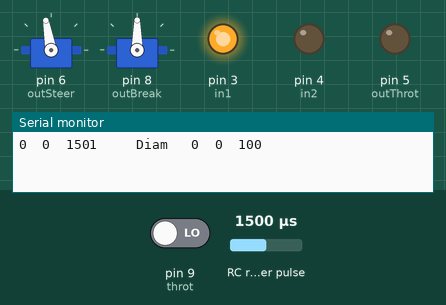
This sketch was run on a simulated Arduino Nano, built with avr-gcc and run on an emulated ATmega328P. Parts: 2 × servo, output pins drawn as LEDs (lit = HIGH), the last lines printed to the serial monitor. Wiring (inferred from the names in the program): RC receiver channel: data pin 10. The test bench sets the inputs (shaded band); at power-on: RC receiver pulse 1500 µs, pin 9 (throt) LOW.

Above: at 1.2 s.
1.3 s: RC receiver pulse (sensor on pin 10) set to 1020 µs
At 4.0 s:
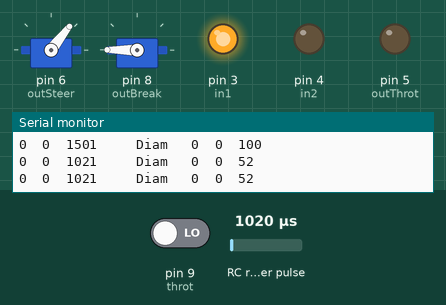
4.3 s: RC receiver pulse (sensor on pin 10) set to 1250 µs
At 6.2 s:
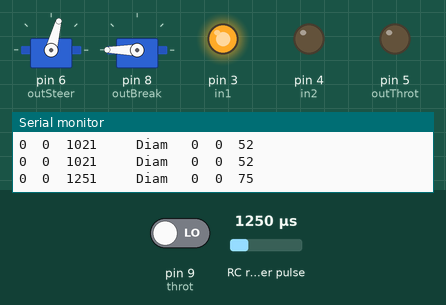
6.6 s: RC receiver pulse (sensor on pin 10) set to 1750 µs
At 8.2 s:
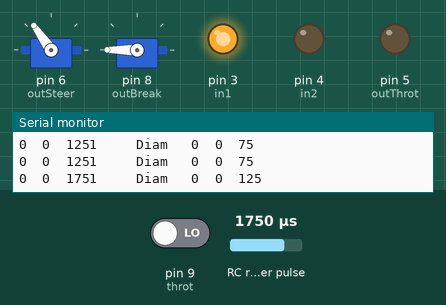
8.7 s: RC receiver pulse (sensor on pin 10) set to 1500 µs
At 10.3 s:
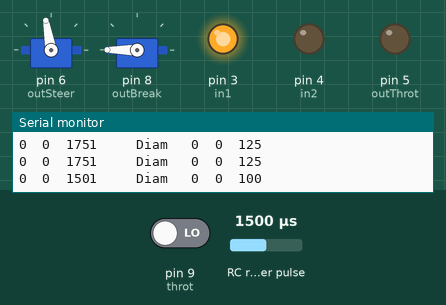
10.8 s: RC receiver pulse (sensor on pin 10) set to 1980 µs
At 12.4 s:
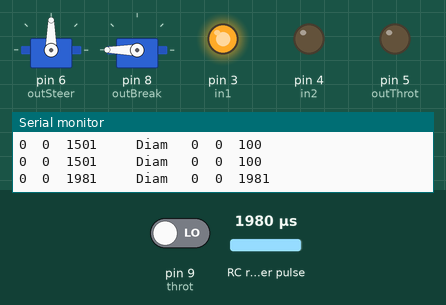
Timing chart, 0 to 13.9 s (numbered marks = the images above; inputs shaded):
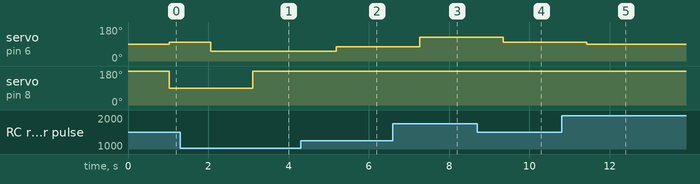

The sketch:

tractor.ino
```cpp
/*
 * Arduino Nano Old Bootloader
 */
#include <Servo.h>
//#include <Ultrasonic.h>

// Input
#define throt 9
#define steer 10

// Output
#define in1 3
#define in2 4
#define outThrot 5
#define outSteer 6
#define outBreak 8
#define breDefault 180
#define breAction 90

Servo sSer, sBre;
//Ultrasonic ultrasonic(A0, 11);
#define disPin 11
int distance;

void setup() {
  // put your setup code here, to run once:
  Serial.begin(9600);
  pinMode(disPin, INPUT);

  pinMode(throt, INPUT);
  pinMode(steer, INPUT);

  pinMode(in1, OUTPUT);
  pinMode(in2, OUTPUT);
  pinMode(outThrot, OUTPUT);

  sSer.attach(outSteer);
  sBre.attach(outBreak);

  digitalWrite(in1, HIGH);
  digitalWrite(in2, LOW);
  analogWrite(outThrot, 0);
  sSer.write(90);
  sBre.write(breDefault);
}

unsigned long pwmThrot = 0, pwmSteer = 0, delBreak = 0;
#define minPwmSteer 1000
#define maxPwmSteer 1900

#define minPwmThrot 980
#define trimPwmThrot 1470
#define maxPwmThrot 2000

void loop() {
  // ambil pwm throttle
  pwmThrot = pulseIn(throt, HIGH);
  delayMicroseconds(10);
  // ambil pwm steering
  pwmSteer = pulseIn(steer, HIGH);
  delayMicroseconds(10);
  // ambil nilai jarak
//  distance = ultrasonic.read();

  Serial.print((String) distance + '\t' + pwmThrot + '\t' + pwmSteer + '\t');

  // batasi dan ubah pwm steering
  if(pwmSteer >= minPwmSteer && pwmSteer <= maxPwmSteer){
    pwmSteer = map(pwmSteer, minPwmSteer, maxPwmSteer, 50, 140);
    sSer.write(pwmSteer);
  } else {
    sSer.write(90);
  }

  // batasi dan ubah pwm throttle
  if(pwmThrot >= minPwmThrot+50 && pwmThrot <= maxPwmThrot){
    if(pwmThrot > trimPwmThrot){
      // maju
      digitalWrite(in1, HIGH);
      digitalWrite(in2, LOW);
//      if(distance >= 30){
      if(digitalRead(disPin)){
        Serial.print("\t Maju \t");
        delBreak = millis();
        sBre.write(breDefault);
        pwmThrot = map(pwmThrot, trimPwmThrot, maxPwmThrot, 0,  255);
      } else {
        pwmThrot = 0;
        Serial.print("\t Halangan \t");
        if((unsigned long) millis()-delBreak <= 3000){
          sBre.write(breAction);
        } else {
          sBre.write(breDefault);
        }
      }
    } else {
      // mundur
      digitalWrite(in1, LOW);
      digitalWrite(in2, HIGH);
      sBre.write(breDefault);
      Serial.print("\t Mundur \t");
      pwmThrot = map(pwmThrot, trimPwmThrot, minPwmThrot, 0, 180);
    }
  } else {
    pwmThrot = 0;
    Serial.print("\t Diam \t");
    if((unsigned long) millis()-delBreak <= 3000){
      sBre.write(breAction);
    } else {
      sBre.write(breDefault);
    }
  }
  analogWrite(outThrot, pwmThrot);

  Serial.print((String) distance + '\t' + pwmThrot + '\t' + pwmSteer);
  Serial.println();
  delay(20);
}
```

Measured:
- after the input at 1.3 s, servo on pin 6 (outSteer): 100° → 52° after 0.76 s
- after the input at 4.3 s, servo on pin 6 (outSteer): 52° → 75° after 0.88 s
- after the input at 6.6 s, servo on pin 6 (outSteer): 75° → 125° after 0.66 s
- after the input at 8.7 s, servo on pin 6 (outSteer): 125° → 100° after 0.64 s
- after the input at 10.8 s, servo on pin 6 (outSteer): 100° → 90° after 0.62 s
